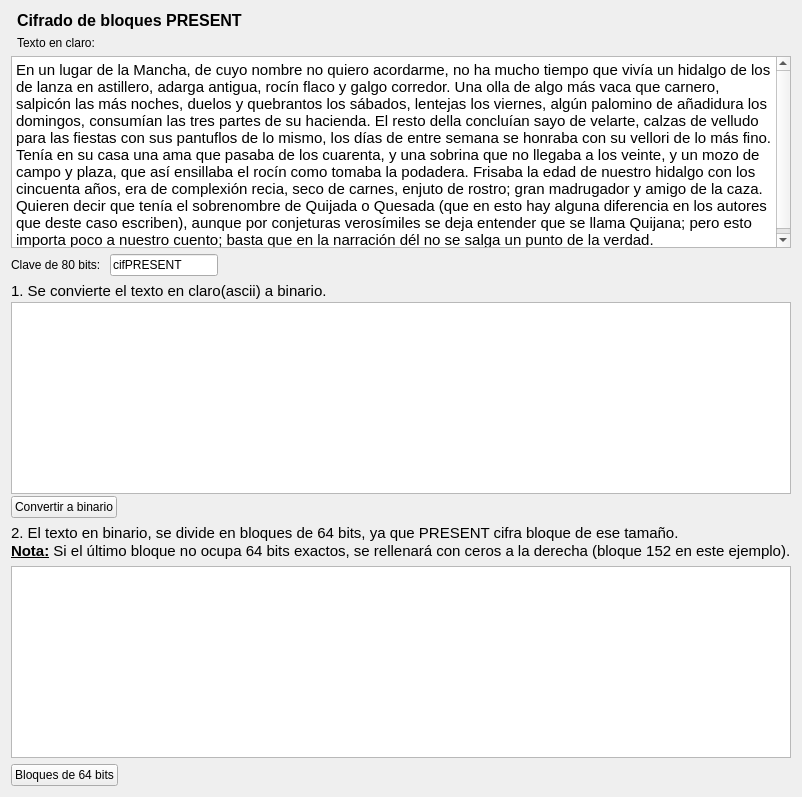
              <widget class="QWidget" name="tab_15">
               <attribute name="title">
                <string>PRESENT didáctico (1)</string>
               </attribute>
               <layout class="QFormLayout" name="formLayout_29">
                <item row="1" column="0">
                 <layout class="QHBoxLayout" name="horizontalLayout_33">
                  <item>
                   <widget class="QLabel" name="label_46">
                    <property name="text">
                     <string>&lt;html&gt;&lt;head/&gt;&lt;body&gt;&lt;p&gt;Clave de 80 bits: &lt;/p&gt;&lt;/body&gt;&lt;/html&gt;</string>
                    </property>
                   </widget>
                  </item>
                  <item>
                   <widget class="QLineEdit" name="textoclavedidacticoPRES">
                    <property name="styleSheet">
                     <string notr="true">font: italic 11pt &quot;Ubuntu&quot;;</string>
                    </property>
                    <property name="text">
                     <string>cifPRESENT</string>
                    </property>
                    <property name="readOnly">
                     <bool>true</bool>
                    </property>
                   </widget>
                  </item>
                 </layout>
                </item>
                <item row="0" column="0" colspan="2">
                 <layout class="QFormLayout" name="formLayout_30">
                  <property name="fieldGrowthPolicy">
                   <enum>QFormLayout::AllNonFixedFieldsGrow</enum>
                  </property>
                  <item row="2" column="0" colspan="2">
                   <widget class="QTextEdit" name="textoclarodidacticoPRES">
                    <property name="readOnly">
                     <bool>true</bool>
                    </property>
                    <property name="html">
                     <string>&lt;!DOCTYPE HTML PUBLIC &quot;-//W3C//DTD HTML 4.0//EN&quot; &quot;http://www.w3.org/TR/REC-html40/strict.dtd&quot;&gt;
&lt;html&gt;&lt;head&gt;&lt;meta name=&quot;qrichtext&quot; content=&quot;1&quot; /&gt;&lt;style type=&quot;text/css&quot;&gt;
p, li { white-space: pre-wrap; }
&lt;/style&gt;&lt;/head&gt;&lt;body style=&quot; font-family:'Ubuntu'; font-size:11pt; font-weight:400; font-style:normal;&quot;&gt;
&lt;p style=&quot; margin-top:0px; margin-bottom:0px; margin-left:0px; margin-right:0px; -qt-block-indent:0; text-indent:0px;&quot;&gt;En un lugar de la Mancha, de cuyo nombre no quiero acordarme, no ha mucho tiempo que vivía un hidalgo de los de lanza en astillero, adarga antigua, rocín flaco y galgo corredor. Una olla de algo más vaca que carnero, salpicón las más noches, duelos y quebrantos los sábados, lentejas los viernes, algún palomino de añadidura los domingos, consumían las tres partes de su hacienda. El resto della concluían sayo de velarte, calzas de velludo para las fiestas con sus pantuflos de lo mismo, los días de entre semana se honraba con su vellori de lo más fino. Tenía en su casa una ama que pasaba de los cuarenta, y una sobrina que no llegaba a los veinte, y un mozo de campo y plaza, que así ensillaba el rocín como tomaba la podadera. Frisaba la edad de nuestro hidalgo con los cincuenta años, era de complexión recia, seco de carnes, enjuto de rostro; gran madrugador y amigo de la caza. Quieren decir que tenía el sobrenombre de Quijada o Quesada (que en esto hay alguna diferencia en los autores que deste caso escriben), aunque por conjeturas verosímiles se deja entender que se llama Quijana; pero esto importa poco a nuestro cuento; basta que en la narración dél no se salga un punto de la verdad. &lt;/p&gt;&lt;/body&gt;&lt;/html&gt;</string>
                    </property>
                   </widget>
                  </item>
                  <item row="0" column="1">
                   <widget class="QLabel" name="label_47">
                    <property name="text">
                     <string>&lt;html&gt;&lt;head/&gt;&lt;body&gt;&lt;p&gt;&lt;span style=&quot; font-size:12pt; font-weight:600;&quot;&gt;Cifrado de bloques PRESENT&lt;/span&gt;&lt;/p&gt;&lt;/body&gt;&lt;/html&gt;</string>
                    </property>
                   </widget>
                  </item>
                  <item row="1" column="1">
                   <widget class="QLabel" name="label_48">
                    <property name="text">
                     <string>Texto en claro:</string>
                    </property>
                   </widget>
                  </item>
                 </layout>
                </item>
                <item row="2" column="0" colspan="2">
                 <layout class="QFormLayout" name="formLayout_31">
                  <property name="fieldGrowthPolicy">
                   <enum>QFormLayout::AllNonFixedFieldsGrow</enum>
                  </property>
                  <property name="rowWrapPolicy">
                   <enum>QFormLayout::DontWrapRows</enum>
                  </property>
                  <property name="labelAlignment">
                   <set>Qt::AlignRight|Qt::AlignTrailing|Qt::AlignVCenter</set>
                  </property>
                  <property name="formAlignment">
                   <set>Qt::AlignRight|Qt::AlignTop|Qt::AlignTrailing</set>
                  </property>
                  <property name="horizontalSpacing">
                   <number>0</number>
                  </property>
                  <property name="verticalSpacing">
                   <number>2</number>
                  </property>
                  <property name="leftMargin">
                   <number>0</number>
                  </property>
                  <property name="topMargin">
                   <number>0</number>
                  </property>
                  <property name="bottomMargin">
                   <number>0</number>
                  </property>
                  <item row="0" column="0" colspan="2">
                   <widget class="QLabel" name="label_49">
                    <property name="minimumSize">
                     <size>
                      <width>46</width>
                      <height>0</height>
                     </size>
                    </property>
                    <property name="text">
                     <string>&lt;!DOCTYPE HTML PUBLIC &quot;-//W3C//DTD HTML 4.0//EN&quot; &quot;http://www.w3.org/TR/REC-html40/strict.dtd&quot;&gt;
&lt;html&gt;&lt;head&gt;&lt;meta name=&quot;qrichtext&quot; content=&quot;1&quot; /&gt;&lt;style type=&quot;text/css&quot;&gt;
p, li { white-space: pre-wrap; }
&lt;/style&gt;&lt;/head&gt;&lt;body style=&quot; font-family:'Ubuntu'; font-size:11pt; font-weight:400; font-style:normal;&quot;&gt;
&lt;p style=&quot; margin-top:0px; margin-bottom:0px; margin-left:0px; margin-right:0px; -qt-block-indent:0; text-indent:0px;&quot;&gt;1. Se convierte el texto en claro(ascii) a binario.&lt;/p&gt;&lt;/body&gt;&lt;/html&gt;</string>
                    </property>
                   </widget>
                  </item>
                  <item row="1" column="0" colspan="2">
                   <widget class="QTextEdit" name="textobinarioPRES">
                    <property name="readOnly">
                     <bool>true</bool>
                    </property>
                   </widget>
                  </item>
                  <item row="2" column="0">
                   <widget class="QPushButton" name="botonConvertirBinPRES">
                    <property name="styleSheet">
                     <string notr="true"/>
                    </property>
                    <property name="text">
                     <string>Convertir a binario</string>
                    </property>
                    <property name="iconSize">
                     <size>
                      <width>16</width>
                      <height>16</height>
                     </size>
                    </property>
                    <property name="checkable">
                     <bool>false</bool>
                    </property>
                   </widget>
                  </item>
                 </layout>
                </item>
                <item row="3" column="0" colspan="2">
                 <layout class="QFormLayout" name="formLayout_32">
                  <property name="fieldGrowthPolicy">
                   <enum>QFormLayout::AllNonFixedFieldsGrow</enum>
                  </property>
                  <property name="labelAlignment">
                   <set>Qt::AlignRight|Qt::AlignTrailing|Qt::AlignVCenter</set>
                  </property>
                  <property name="formAlignment">
                   <set>Qt::AlignRight|Qt::AlignTop|Qt::AlignTrailing</set>
                  </property>
                  <property name="horizontalSpacing">
                   <number>0</number>
                  </property>
                  <property name="leftMargin">
                   <number>0</number>
                  </property>
                  <item row="0" column="0" colspan="2">
                   <widget class="QLabel" name="label_50">
                    <property name="minimumSize">
                     <size>
                      <width>46</width>
                      <height>0</height>
                     </size>
                    </property>
                    <property name="text">
                     <string>&lt;!DOCTYPE HTML PUBLIC &quot;-//W3C//DTD HTML 4.0//EN&quot; &quot;http://www.w3.org/TR/REC-html40/strict.dtd&quot;&gt;
&lt;html&gt;&lt;head&gt;&lt;meta name=&quot;qrichtext&quot; content=&quot;1&quot; /&gt;&lt;style type=&quot;text/css&quot;&gt;
p, li { white-space: pre-wrap; }
&lt;/style&gt;&lt;/head&gt;&lt;body style=&quot; font-family:'Ubuntu'; font-size:11pt; font-weight:400; font-style:normal;&quot;&gt;
&lt;p style=&quot; margin-top:0px; margin-bottom:0px; margin-left:0px; margin-right:0px; -qt-block-indent:0; text-indent:0px;&quot;&gt;2. El texto en binario, se divide en bloques de 64 bits, ya que PRESENT cifra bloque de ese tamaño.&lt;/p&gt;
&lt;p style=&quot; margin-top:0px; margin-bottom:0px; margin-left:0px; margin-right:0px; -qt-block-indent:0; text-indent:0px;&quot;&gt;&lt;span style=&quot; font-weight:600; text-decoration: underline;&quot;&gt;Nota:&lt;/span&gt; Si el último bloque no ocupa 64 bits exactos, se rellenará con ceros a la derecha (bloque 152 en este ejemplo).&lt;/p&gt;&lt;/body&gt;&lt;/html&gt;</string>
                    </property>
                   </widget>
                  </item>
                  <item row="1" column="0" colspan="2">
                   <widget class="QTextEdit" name="bloquesbinarioPRES">
                    <property name="readOnly">
                     <bool>true</bool>
                    </property>
                   </widget>
                  </item>
                  <item row="2" column="0">
                   <widget class="QPushButton" name="botontrozeardidacticoPRES">
                    <property name="enabled">
                     <bool>true</bool>
                    </property>
                    <property name="text">
                     <string>Bloques de 64 bits</string>
                    </property>
                   </widget>
                  </item>
                 </layout>
                </item>
               </layout>
              </widget>
